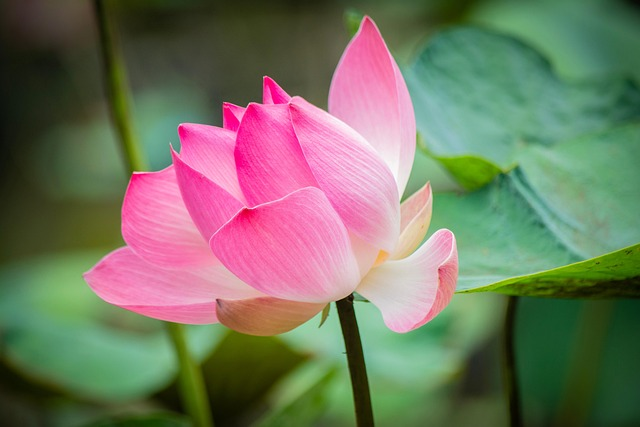
#> input picture assets/lotus.jpg, 640 x 427 px
$ jupyter execute --allow-errors matplotlib_14.ipynb
#> lines starting #> are read from the running program, lines starting #| are printed output that depends on the picture
[cell 1]
### 傅立叶变换 去噪声

import matplotlib.pyplot as plt
import numpy as np
import scipy.io.wavfile as wav
from numpy.ma.extras import median

# 读取音频文件（WAV格式）
#> (the rest of this cell did not finish here and is left out)

[cell 2]
### 数据分布
## 二项式分布
## (n p size)
## n次实验, p是概率, size是生成个数
## 某人投篮命中率0.7, 投10次, 投进的个数--生成100组
np.random.binomial(10, 0.7, 100)

[cell 3]
arr = np.random.binomial(10, 0.7, 100)
## 投进去5个球的概率
for i in range(11):
    p = sum(arr == i) / 100
    print(f'投进{i}个球的概率是:{p}')

[cell 4]
### 超几何分布
### 产生size个随机数,随机数是在(ngood + nbad)的样本数中, 抽取nsample个,
### 其中好样本ngood的个数
np.random.hypergeometric(ngood=6, nbad=4, nsample=3, size=100)

[cell 5]
arr = np.random.hypergeometric(ngood=6, nbad=4, nsample=3, size=100)
print(arr)
for i in range(4):
    p = sum(arr == i) / 100
    print(f"抽取到{i}个好样本的概率是:{p}")

[cell 6]
### 排序
stocks = np.array(['A', 'B', 'C', 'D', 'E', 'F', 'G'])
prices = np.array([92, 83, 71, 92, 40, 12, 64])
volumes = np.array([100, 251, 4, 12, 709, 12, 75])
## (次要序列, 主要序列)
sort_index = np.lexsort((prices, volumes))
stocks[sort_index]

[cell 7]
np.sort_complex([1+2j, 3+4j, -2+3j, 3-2j])

[cell 8]
a = np.array([1, 3, 5, 7, 9])
b = np.array([2, 4, 7])
## 查找待插入位置
indices = np.searchsorted(a, b)
print(indices)
## 被插序列, 插入位置序列, 待插入序列
np.insert(a, indices, b)

[cell 9]
import scipy.interpolate as si
import matplotlib.pyplot as plt
min_x = -50
max_x = 50
dis_x = np.linspace(min_x, max_x, 13)
dis_y = np.sinc(dis_x)

linear = si.interp1d(dis_x, dis_y, kind='linear')
x = np.linspace(min_x, max_x, 1000)
y = linear(x)
y1 = si.interp1d(dis_x, dis_y, kind='cubic')(x)
y2 = si.interp1d(dis_x, dis_y, kind='quadratic')(x)

plt.figure()
plt.scatter(dis_x, dis_y, color='red', marker='D')
plt.plot(x, y)
plt.plot(x, y1)
plt.plot(x, y2)
plt.show()
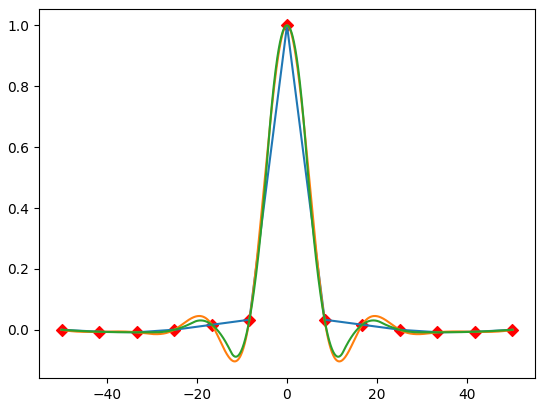
#> figure drawn by matplotlib, 1 panel; curve peaks at x = -0.0501, y = 0.994; curve peaks at x = -0.0501, y = 1; curve peaks at x = -0.0501, y = 1

[cell 10]
### 积分

def f(x):
    return 2*x**2 + 3*x + 4

n = 50
x = np.linspace(-5, 5, n+1)
y = f(x)

## 微元法
area = 0
for i in range(n):
    ## 梯型面积
    area += (y[i] + y[i+1]) * (x[i+1] - x[i]) / 2
print(area)

plt.figure()
plt.plot(x, y)

for i in range(n):
    plt.gca().add_patch(
        plt.Polygon(
            [(x[i], 0),
             (x[i], y[i]),
             (x[i + 1], y[i + 1]),
             (x[i + 1], 0)],
            fc = 'yellow',
            ec = 'dodgerblue',
            alpha = 0.5
        )
    )

plt.show()
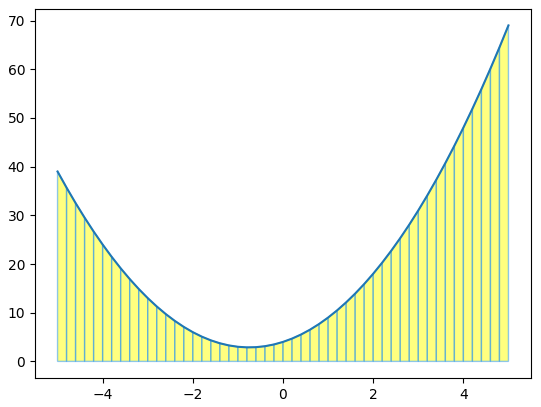
#> figure drawn by matplotlib, 1 panel; curve peaks at x = 5, y = 69

[cell 11]
import scipy.integrate as si
## 函数,积分上限,积分下限
area = si.quad(f, -5, 5)
## 返回的是 (积分值,误差)
print(area)

[cell 12]
### scipy的图像处理
## 高斯模糊,角度旋转,边缘识别

import scipy.ndimage as sn
import matplotlib.pyplot as plt
original = plt.imread('../assets/lotus.jpg')
#> original is the input picture: shape (427, 640, 3); mean R, G, B 116.1, 116.8, 97.4

## 高斯模糊
median = sn.median_filter(original, 10)
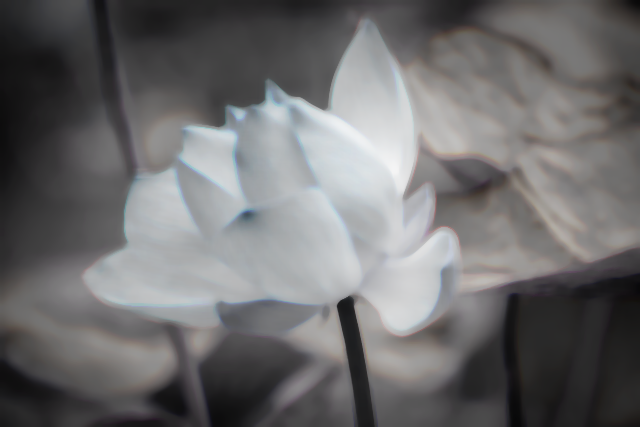
#> median: shape (427, 640, 3); mean R, G, B 109, 108.4, 109.3

## 角度旋转
rotate = sn.rotate(original, 45)
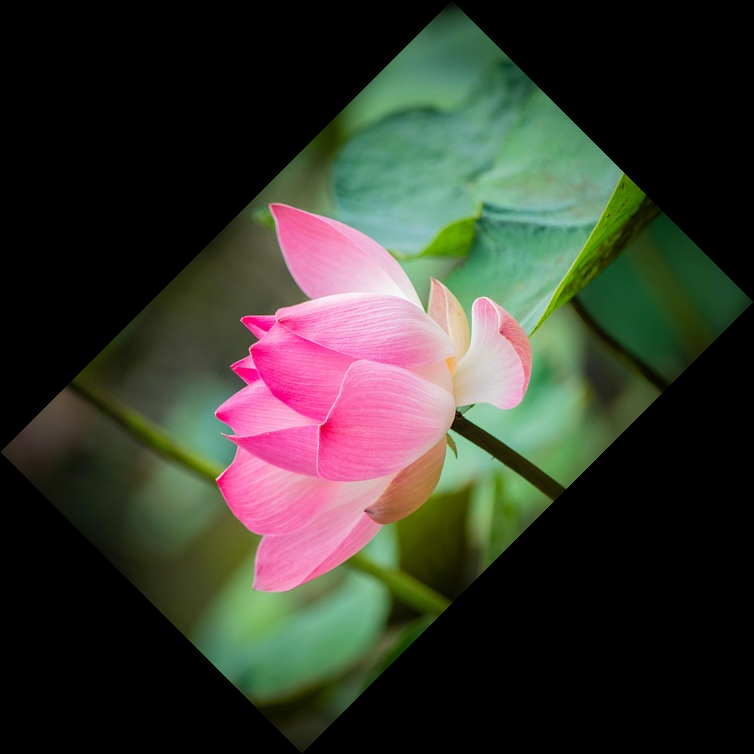
#> rotate: shape (754, 754, 3); mean R, G, B 55.7, 56, 46.7

## 边缘识别
prewitt = sn.prewitt(original)
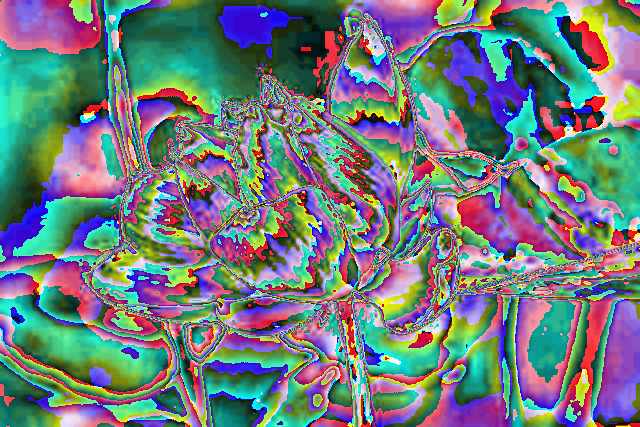
#> prewitt: shape (427, 640, 3); mean R, G, B 111.1, 123.4, 125.2

fig = plt.figure()
ax = fig.add_subplot(2, 2, 1)
ax.imshow(original)
ax.axis('off')

ax = fig.add_subplot(2, 2, 2)
ax.imshow(median)
ax.axis('off')

ax = fig.add_subplot(2, 2, 3)
ax.imshow(rotate)
ax.axis('off')

ax = fig.add_subplot(2, 2, 4)
ax.imshow(prewitt)
ax.axis('off')

plt.show()

$ run again, with assets/daffodil.jpg copied over assets/lotus.jpg
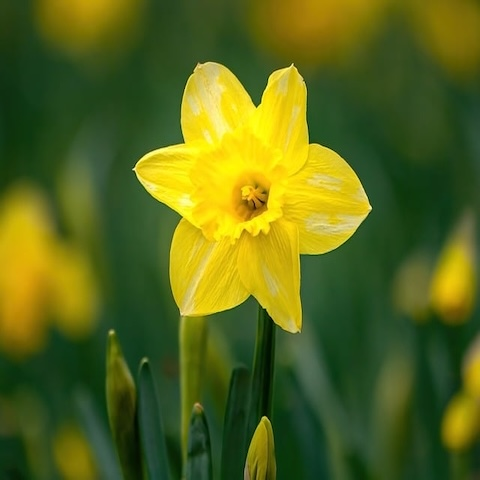
#> input picture assets/daffodil.jpg, 480 x 480 px
#> original is the input picture: shape (480, 480, 3); mean R, G, B 88.2, 102.5, 26.2
#> `rotate = sn.rotate(original, 45)`:
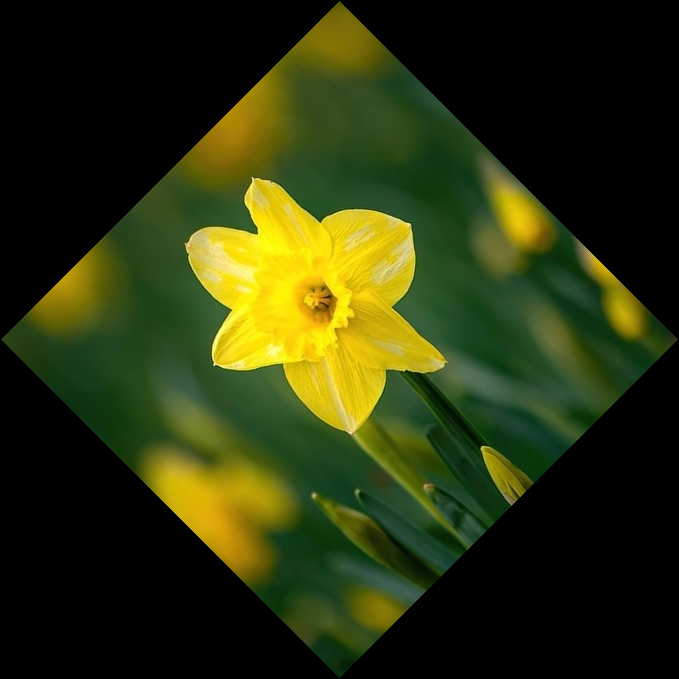
#> rotate: shape (679, 679, 3); mean R, G, B 43.9, 51, 13
#> `prewitt = sn.prewitt(original)`:
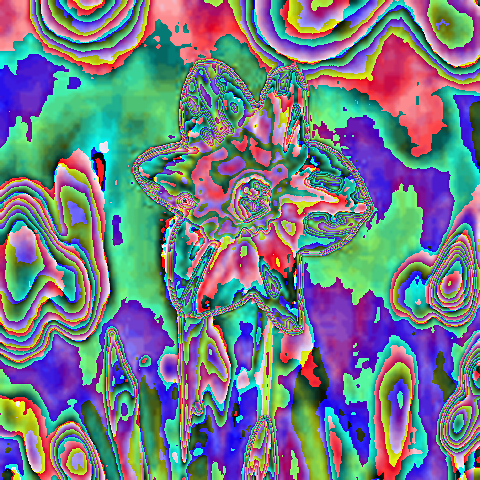
#> prewitt: shape (480, 480, 3); mean R, G, B 112.8, 123.9, 135.1
